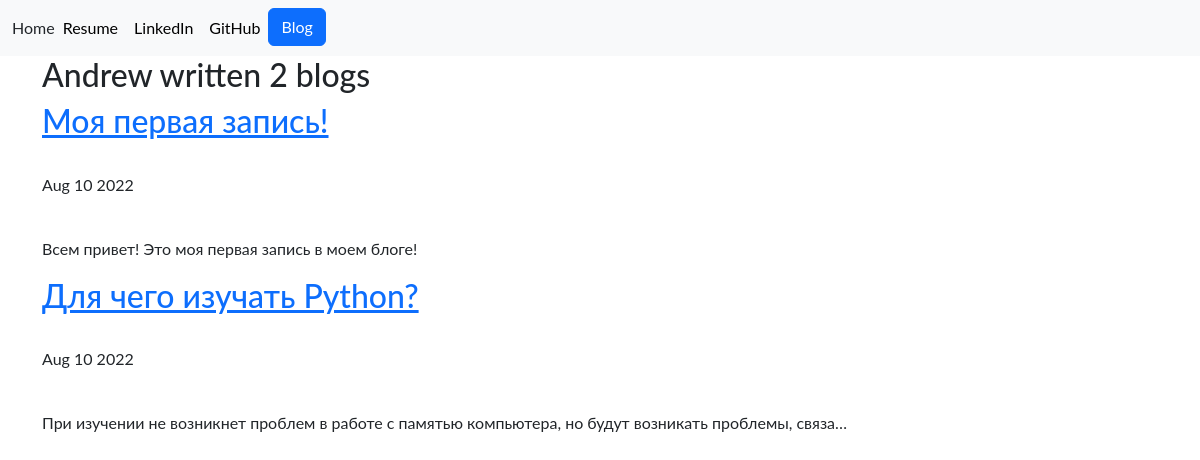
Screenshot of /blog/ with the database file from the repository.
### blog/models.py (models this page shows, shortened)
class Blog(models.Model):
    title = models.CharField(max_length=100)
    date = models.DateTimeField(default=datetime.now())
    description = models.TextField(max_length=250)

### blog/views.py (the view)
# urls.py: path('', views.all_blogs, name='all_blogs'),
def all_blogs(request):
    blogs = Blog.objects.order_by('-date')[:5]
    return render(request, 'blog/all_blogs.html', {'blogs': blogs})

### blog/templates/blog/all_blogs.html
{% extends 'portfolio/base.html' %}
{% block content %}
<h2>Andrew written {{ blogs.count }} blog{{ blogs.count|pluralize }}</h2>
{% for blog in blogs %}
<a href="{% url 'blog:detail' blog.id %}"><h2>{{ blog.title }}</h2></a><br>
<p>{{ blog.date|date:'M d Y' }}</p><br>
<p>{{ blog.description|safe|truncatechars:100 }}</p>
{% endfor %}
{% endblock %}

### portfolio/static/portfolio/style.css (style rules this page uses)
body { font-family: 'Lato', sans-serif; }

### rows the page displays
Blog: title "Моя первая запись!", date "Aug 10 2022", description "Всем привет! Это моя первая запись в моем блоге!"
Blog: title "Для чего изучать Python?", date "Aug 10 2022", description "При изучении не возникнет проблем в работе с памятью компьютера, но будут возникать проблемы, связа…"

### other values shown
{{ blogs.count }} "2"
